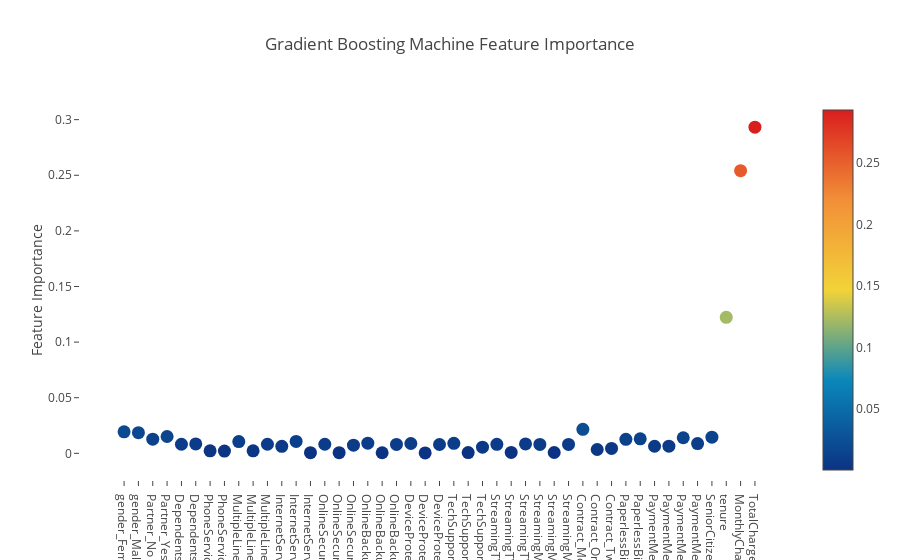

Here is the notebook cell this chart was saved with:
### Code cell
from sklearn.ensemble import GradientBoostingClassifier
gb = GradientBoostingClassifier(n_estimators=150, max_depth=15, min_samples_leaf=5, max_features=10, random_state=0)
gb.fit(X_train,y)
print("----- Training Done -----Printing Score")
print(gb.score(X_train,y))
fi(gb,'Gradient Boosting Machine')

### Figure 1 — Plotly figure (JSON) as saved in the notebook; plotly's stock layout.template omitted (floating-point values rounded to 4 significant figures)
{"data": [{"marker": {"color": [0.01932, 0.01855, 0.01268, 0.01513, 0.008167, 0.008426, 0.002234, 0.002059, 0.01054, 0.002223, 0.008142, 0.006311, 0.01069, 0.0005454, 0.00814, 0.0006036, 0.007318, 0.009143, 0.0005103, 0.008029, 0.008847, 0.000401, 0.007945, 0.008967, 0.0006675, 0.005484, 0.008095, 0.0008268, 0.008442, 0.008034, 0.0007442, 0.007989, 0.02156, 0.003426, 0.004434, 0.0126, 0.01303, 0.006354, 0.006426, 0.01398, 0.0088, 0.01451, 0.1222, 0.2542, 0.2933], "colorscale": "Portland", "showscale": true, "size": 13, "sizemode": "diameter", "sizeref": 1}, "mode": "markers", "text": ["gender_Female", "gender_Male", "Partner_No", "Partner_Yes", "Dependents_No", "Dependents_Yes", "PhoneService_No", "PhoneService_Yes", "MultipleLines_No", "MultipleLines_No phone service", "MultipleLines_Yes", "InternetService_DSL", "InternetService_Fiber optic", "InternetService_No", "OnlineSecurity_No", "OnlineSecurity_No internet service", "OnlineSecurity_Yes", "OnlineBackup_No", "OnlineBackup_No internet service", "OnlineBackup_Yes", "DeviceProtection_No", "DeviceProtection_No internet service", "DeviceProtection_Yes", "TechSupport_No", "TechSupport_No internet service", "TechSupport_Yes", "StreamingTV_No", "StreamingTV_No internet service", "StreamingTV_Yes", "StreamingMovies_No", "StreamingMovies_No internet service", "StreamingMovies_Yes", "Contract_Month-to-month", "Contract_One year", "Contract_Two year", "PaperlessBilling_No", "PaperlessBilling_Yes", "PaymentMethod_Bank transfer (automatic)", "PaymentMethod_Credit card (automatic)", "PaymentMethod_Electronic check", "PaymentMethod_Mailed check", "SeniorCitizen", "tenure", "MonthlyCharges", "TotalCharges"], "type": "scatter", "x": ["gender_Female", "gender_Male", "Partner_No", "Partner_Yes", "Dependents_No", "Dependents_Yes", "PhoneService_No", "PhoneService_Yes", "MultipleLines_No", "MultipleLines_No phone service", "MultipleLines_Yes", "InternetService_DSL", "InternetService_Fiber optic", "InternetService_No", "OnlineSecurity_No", "OnlineSecurity_No internet service", "OnlineSecurity_Yes", "OnlineBackup_No", "OnlineBackup_No internet service", "OnlineBackup_Yes", "DeviceProtection_No", "DeviceProtection_No internet service", "DeviceProtection_Yes", "TechSupport_No", "TechSupport_No internet service", "TechSupport_Yes", "StreamingTV_No", "StreamingTV_No internet service", "StreamingTV_Yes", "StreamingMovies_No", "StreamingMovies_No internet service", "StreamingMovies_Yes", "Contract_Month-to-month", "Contract_One year", "Contract_Two year", "PaperlessBilling_No", "PaperlessBilling_Yes", "PaymentMethod_Bank transfer (automatic)", "PaymentMethod_Credit card (automatic)", "PaymentMethod_Electronic check", "PaymentMethod_Mailed check", "SeniorCitizen", "tenure", "MonthlyCharges", "TotalCharges"], "y": [0.01932, 0.01855, 0.01268, 0.01513, 0.008167, 0.008426, 0.002234, 0.002059, 0.01054, 0.002223, 0.008142, 0.006311, 0.01069, 0.0005454, 0.00814, 0.0006036, 0.007318, 0.009143, 0.0005103, 0.008029, 0.008847, 0.000401, 0.007945, 0.008967, 0.0006675, 0.005484, 0.008095, 0.0008268, 0.008442, 0.008034, 0.0007442, 0.007989, 0.02156, 0.003426, 0.004434, 0.0126, 0.01303, 0.006354, 0.006426, 0.01398, 0.0088, 0.01451, 0.1222, 0.2542, 0.2933]}], "layout": {"autosize": true, "hovermode": "closest", "showlegend": false, "title": "Gradient Boosting Machine Feature Importance", "xaxis": {"showgrid": false, "showline": false, "ticklen": 5, "zeroline": false}, "yaxis": {"gridwidth": 2, "showgrid": false, "ticklen": 5, "title": "Feature Importance", "zeroline": false}}}
